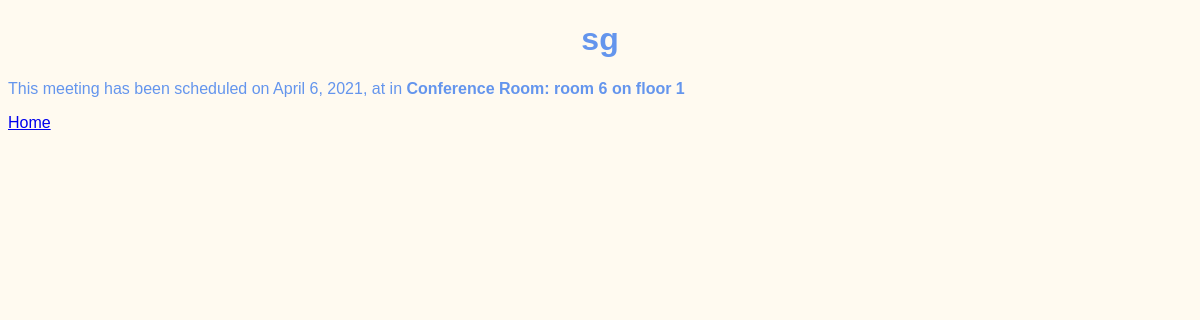
Screenshot of /meeting/4 with the database file from the repository.
### meetings/models.py (models this page shows, shortened)
class Meeting(models.Model):
    title = models.CharField(max_length=200)
    date = models.DateField()
    start_time = models.TimeField(default=time(9))
    duration = models.IntegerField(default=1)
    room = models.ForeignKey(Room, on_delete=models.CASCADE)

class Room(models.Model):
    room_name = models.CharField(max_length=50)
    floor_number = models.IntegerField()
    room_number = models.IntegerField()
    def __str__(self):
        return f"{self.room_name}: room {self.room_number} on floor {self.floor_number}"

### meetings/views.py (the view)
# urls.py: path('<int:id>', views.detail, name="detail"),
def detail(request, id):
    meeting = get_object_or_404(Meeting, pk=id)
    return render(request, "meetings/detail.html", {"meeting": meeting})

### meetings/templates/meetings/detail.html (shortened to what this page needs)
{% extends "base.html" %}
{% block content %}
    <h1>{{meeting.title}}</h1>
<p>
    This meeting has been scheduled on {{meeting.date}}, at
    {{meeting.start_tine}} in <strong>{{meeting.room}}</strong>
</p>
<p>
    <a href="{% url 'welcome' %}">
        Home
    </a>
</p>
{% endblock %}

### website/static/website/style.css (style rules this page uses)
body { font-family: sans-serif; color: #6495ed; background-color: #fffaf0; }
h1 { text-align: center; }

### rows the page displays
Meeting: title "sg", date "April 6, 2021", room "Conference Room: room 6 on floor 1"
